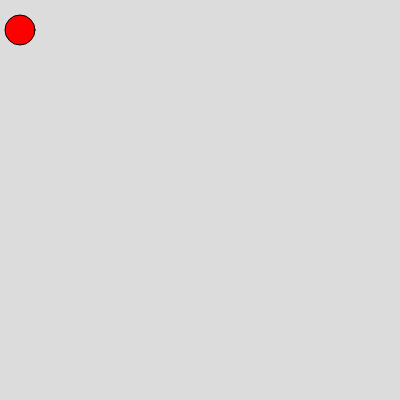
Frame 1 (no input)
Frame 60 (no input): blank canvas, image omitted
Frame 120 (the mouse pressed at the canvas centre since frame 60): blank canvas, image omitted

The p5.js sketch that drew this single still picture (run headless with seeded random() and noise() and a simulated clock; from frame 60 on, the mouse is pressed at the canvas centre):

// p5.js sketch
// ── sketch.js
var pelota = {
  x:20,
  y:30,
  r:30,
  velX:0,
  VelY:0,
  color:["red", "green", "blue", "black"]
}
var E;
function setup() {
  createCanvas(400, 400);
}
function draw() {
  background(220);
  E = Math.round(random(0,3))
  fill(pelota.color[0]);
  circle(pelota.x, pelota.y, pelota.r);
  pelota.x = pelota.x + pelota.velX
  pelota.y = pelota.y + pelota.velY
}
